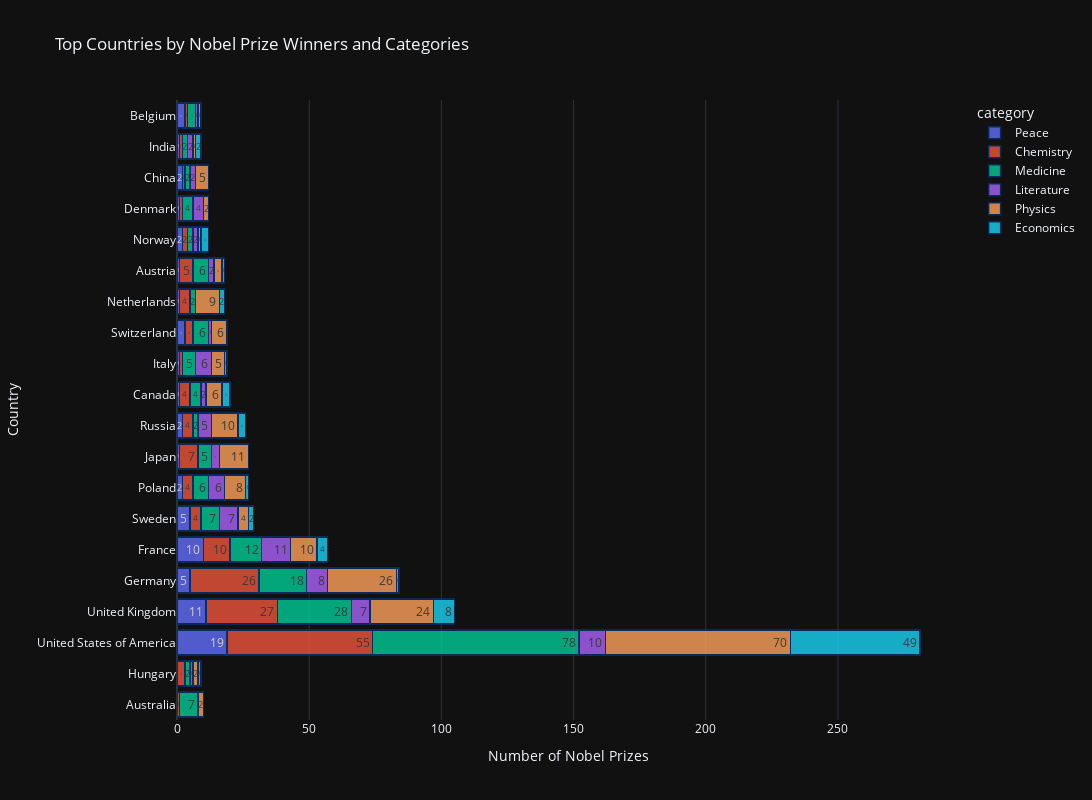

The notebook cell saved with this chart:
### Code cell
# top_20_countries = df_data.groupby('birth_country_current').agg(prize=('birth_country_current', 'count')).sort_values('prize', ascending=False).head(20).index.tolist()
#
# chart_data = df_data[df_data['birth_country_current'].isin(top_20_countries)].copy()
cat_country = df_data.groupby(['birth_country_current', 'category'],
                               as_index=False).agg({'prize': pd.Series.count})
cat_country.sort_values(by='prize', ascending=False, inplace=True)

merged_df = pd.merge(cat_country, top_20_countries, on='birth_country_current')
# change column names
merged_df.columns = ['birth_country_current', 'category', 'cat_prize', 'total_prize']
merged_df.sort_values(by='total_prize', inplace=True)

h_bar = px.bar(
	data_frame=merged_df,
	x='cat_prize',
	y='birth_country_current',
	color='category',
	orientation='h',
	title='Top Countries by Nobel Prize Winners and Categories',
	template='plotly_dark',
	width=1200,
	height=800,
	text='cat_prize'
)

# Update layout
h_bar.update_layout(
	xaxis_title='Number of Nobel Prizes',
	yaxis_title='Country',
	font=dict(size=12),
	showlegend=True,
	bargap=0.2,
	yaxis=dict(autorange='reversed'),
	barmode='stack'
)

# Update traces
h_bar.update_traces(
	textposition='inside',
	texttemplate='%{text}',
	marker_line_color='rgb(8,48,107)',
	marker_line_width=1.5,
	opacity=0.8
)

h_bar.show()

### Figure 1 — Plotly figure (JSON) as saved in the notebook; plotly's stock layout.template omitted (floating-point values rounded to 4 significant figures)
{"data": [{"alignmentgroup": "True", "hovertemplate": "category=Peace<br>cat_prize=%{text}<br>birth_country_current=%{y}<extra></extra>", "legendgroup": "Peace", "marker": {"color": "#636efa", "pattern": {"shape": ""}, "line": {"color": "rgb(8,48,107)", "width": 1.5}}, "name": "Peace", "offsetgroup": "Peace", "orientation": "h", "showlegend": true, "text": [3.0, 1.0, 2.0, 1.0, 2.0, 1.0, 1.0, 3.0, 1.0, 1.0, 2.0, 1.0, 2.0, 5.0, 10.0, 5.0, 11.0, 19.0], "textposition": "inside", "x": [3, 1, 2, 1, 2, 1, 1, 3, 1, 1, 2, 1, 2, 5, 10, 5, 11, 19], "xaxis": "x", "y": ["Belgium", "India", "China", "Denmark", "Norway", "Austria", "Netherlands", "Switzerland", "Italy", "Canada", "Russia", "Japan", "Poland", "Sweden", "France", "Germany", "United Kingdom", "United States of America"], "yaxis": "y", "type": "bar", "opacity": 0.8, "texttemplate": "%{text}"}, {"alignmentgroup": "True", "hovertemplate": "category=Chemistry<br>cat_prize=%{text}<br>birth_country_current=%{y}<extra></extra>", "legendgroup": "Chemistry", "marker": {"color": "#EF553B", "pattern": {"shape": ""}, "line": {"color": "rgb(8,48,107)", "width": 1.5}}, "name": "Chemistry", "offsetgroup": "Chemistry", "orientation": "h", "showlegend": true, "text": [3.0, 1.0, 1.0, 1.0, 2.0, 1.0, 1.0, 4.0, 5.0, 3.0, 1.0, 4.0, 4.0, 7.0, 4.0, 4.0, 10.0, 26.0, 27.0, 55.0], "textposition": "inside", "x": [3, 1, 1, 1, 2, 1, 1, 4, 5, 3, 1, 4, 4, 7, 4, 4, 10, 26, 27, 55], "xaxis": "x", "y": ["Hungary", "India", "Belgium", "Australia", "Norway", "China", "Denmark", "Netherlands", "Austria", "Switzerland", "Italy", "Canada", "Russia", "Japan", "Poland", "Sweden", "France", "Germany", "United Kingdom", "United States of America"], "yaxis": "y", "type": "bar", "opacity": 0.8, "texttemplate": "%{text}"}, {"alignmentgroup": "True", "hovertemplate": "category=Medicine<br>cat_prize=%{text}<br>birth_country_current=%{y}<extra></extra>", "legendgroup": "Medicine", "marker": {"color": "#00cc96", "pattern": {"shape": ""}, "line": {"color": "rgb(8,48,107)", "width": 1.5}}, "name": "Medicine", "offsetgroup": "Medicine", "orientation": "h", "showlegend": true, "text": [3.0, 2.0, 2.0, 7.0, 2.0, 4.0, 2.0, 2.0, 6.0, 5.0, 6.0, 4.0, 2.0, 5.0, 6.0, 7.0, 12.0, 18.0, 28.0, 78.0], "textposition": "inside", "x": [3, 2, 2, 7, 2, 4, 2, 2, 6, 5, 6, 4, 2, 5, 6, 7, 12, 18, 28, 78], "xaxis": "x", "y": ["Belgium", "Hungary", "India", "Australia", "China", "Denmark", "Norway", "Netherlands", "Austria", "Italy", "Switzerland", "Canada", "Russia", "Japan", "Poland", "Sweden", "France", "Germany", "United Kingdom", "United States of America"], "yaxis": "y", "type": "bar", "opacity": 0.8, "texttemplate": "%{text}"}, {"alignmentgroup": "True", "hovertemplate": "category=Literature<br>cat_prize=%{text}<br>birth_country_current=%{y}<extra></extra>", "legendgroup": "Literature", "marker": {"color": "#ab63fa", "pattern": {"shape": ""}, "line": {"color": "rgb(8,48,107)", "width": 1.5}}, "name": "Literature", "offsetgroup": "Literature", "orientation": "h", "showlegend": true, "text": [1.0, 1.0, 2.0, 4.0, 2.0, 2.0, 2.0, 6.0, 1.0, 2.0, 5.0, 6.0, 3.0, 7.0, 11.0, 8.0, 7.0, 10.0], "textposition": "inside", "x": [1, 1, 2, 4, 2, 2, 2, 6, 1, 2, 5, 6, 3, 7, 11, 8, 7, 10], "xaxis": "x", "y": ["Hungary", "Belgium", "India", "Denmark", "China", "Norway", "Austria", "Italy", "Switzerland", "Canada", "Russia", "Poland", "Japan", "Sweden", "France", "Germany", "United Kingdom", "United States of America"], "yaxis": "y", "type": "bar", "opacity": 0.8, "texttemplate": "%{text}"}, {"alignmentgroup": "True", "hovertemplate": "category=Physics<br>cat_prize=%{text}<br>birth_country_current=%{y}<extra></extra>", "legendgroup": "Physics", "marker": {"color": "#FFA15A", "pattern": {"shape": ""}, "line": {"color": "rgb(8,48,107)", "width": 1.5}}, "name": "Physics", "offsetgroup": "Physics", "orientation": "h", "showlegend": true, "text": [1.0, 1.0, 2.0, 2.0, 5.0, 2.0, 1.0, 9.0, 3.0, 5.0, 6.0, 6.0, 10.0, 11.0, 8.0, 4.0, 10.0, 26.0, 24.0, 70.0], "textposition": "inside", "x": [1, 1, 2, 2, 5, 2, 1, 9, 3, 5, 6, 6, 10, 11, 8, 4, 10, 26, 24, 70], "xaxis": "x", "y": ["India", "Belgium", "Hungary", "Australia", "China", "Denmark", "Norway", "Netherlands", "Austria", "Italy", "Switzerland", "Canada", "Russia", "Japan", "Poland", "Sweden", "France", "Germany", "United Kingdom", "United States of America"], "yaxis": "y", "type": "bar", "opacity": 0.8, "texttemplate": "%{text}"}, {"alignmentgroup": "True", "hovertemplate": "category=Economics<br>cat_prize=%{text}<br>birth_country_current=%{y}<extra></extra>", "legendgroup": "Economics", "marker": {"color": "#19d3f3", "pattern": {"shape": ""}, "line": {"color": "rgb(8,48,107)", "width": 1.5}}, "name": "Economics", "offsetgroup": "Economics", "orientation": "h", "showlegend": true, "text": [1.0, 2.0, 3.0, 2.0, 1.0, 1.0, 3.0, 3.0, 1.0, 2.0, 4.0, 1.0, 8.0, 49.0], "textposition": "inside", "x": [1, 2, 3, 2, 1, 1, 3, 3, 1, 2, 4, 1, 8, 49], "xaxis": "x", "y": ["Hungary", "India", "Norway", "Netherlands", "Austria", "Italy", "Canada", "Russia", "Poland", "Sweden", "France", "Germany", "United Kingdom", "United States of America"], "yaxis": "y", "type": "bar", "opacity": 0.8, "texttemplate": "%{text}"}], "layout": {"xaxis": {"anchor": "y", "domain": [0.0, 1.0], "title": {"text": "Number of Nobel Prizes"}}, "yaxis": {"anchor": "x", "domain": [0.0, 1.0], "title": {"text": "Country"}, "autorange": "reversed"}, "legend": {"title": {"text": "category"}, "tracegroupgap": 0}, "title": {"text": "Top Countries by Nobel Prize Winners and Categories"}, "barmode": "stack", "height": 800, "width": 1200, "font": {"size": 12}, "showlegend": true, "bargap": 0.2}}
